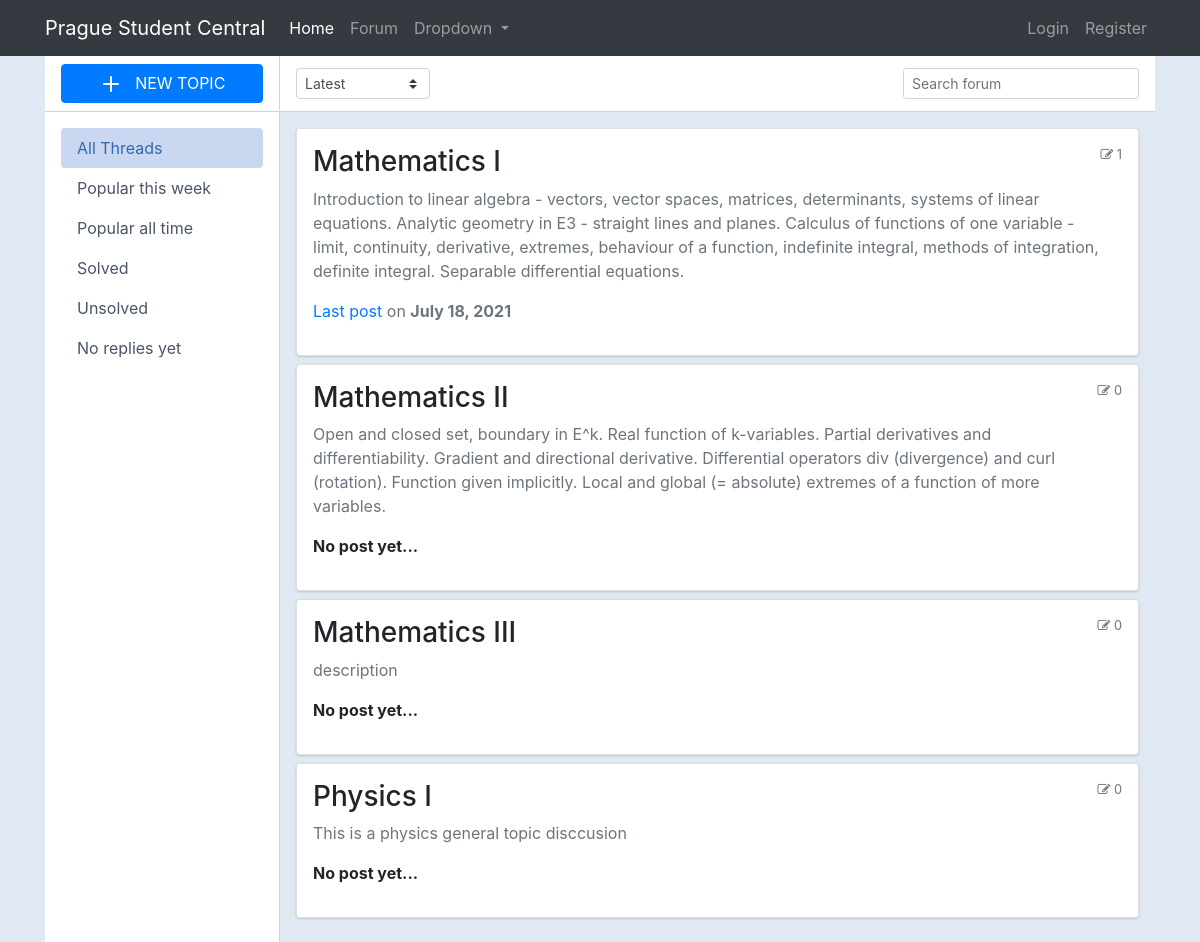
The page / on the database its author committed.
### main/models.py (models this page shows, shortened)
class Category(models.Model):
    title = models.CharField(max_length=50)
    slug = models.SlugField(max_length=400, unique=True, blank=True)
    description = models.TextField(default="description")
    deptartment = models.ForeignKey(CategoryDept, on_delete=models.CASCADE)
    class Meta:
        verbose_name_plural = "categories"
    def get_url(self):
        return reverse("forum:posts", kwargs={
            "slug":self.slug
        })
    @property
    def num_posts(self):
        return Post.objects.filter(categories=self).count()
    @property
    def last_post(self):
        return Post.objects.filter(categories=self).latest("date")

class Post(models.Model):
    title = models.CharField(max_length=400)
    slug = models.SlugField(max_length=400, unique=True, blank=True)
    user = models.ForeignKey(Author, on_delete=models.CASCADE)
    content = HTMLField()
    categories = models.ManyToManyField(Category)
    date = models.DateTimeField(auto_now_add=True)
    approved = models.BooleanField(default=False)
    hit_count_generic = GenericRelation(HitCount, object_id_field='object_pk',
        related_query_name='hit_count_generic_relation'
    )
    tags = TaggableManager()
    comments = models.ManyToManyField(Comment, blank=True)
    def get_url(self):
        return reverse("forum:detail", kwargs={
            "slug":self.slug
        })

### main/views.py (the view)
# urls.py: path("", department_subjects, name="home"),
def department_subjects(request):
    forums = Category.objects.all()
    context = {
        "forums":forums,
    }
    return render(request, "screens/department_subjects.html", context)

### main/context_processors.py (called while the page is built, shortened)
def search_function(request):
    search_context = {}
    topic = Category.objects.all()
    return search_context

def list_department_function(request):
    dept_context = {
        "departments": CategoryDept.objects.all()
    }
    return dept_context

### templates/screens/department_subjects.html (shortened to what this page needs)
{% extends 'root.html' %}
{% block content %}
    <div class="container">
        <div class="main-body p-0">
            <div class="inner-wrapper">
                <div class="inner-sidebar">
                    <div class="inner-sidebar-header justify-content-center">
                        <a href="{% url 'forum:create_subject' %}" class="btn btn-primary has-icon btn-block" type="button" data-toggle="modal" data-target="#threadModal">
                            <svg xmlns="http://www.w3.org/2000/svg" width="24" height="24" viewBox="0 0 24 24" fill="none" stroke="currentColor" stroke-width="2" stroke-linecap="round" stroke-linejoin="round" class="feather feather-plus mr-2">
                                <line x1="12" y1="5" x2="12" y2="19"></line>
                                <line x1="5" y1="12" x2="19" y2="12"></line>
                            </svg>
                            NEW TOPIC
                        </a>
                    </div>
                    <div class="inner-sidebar-body p-0">
                        <div class="p-3 h-100" data-simplebar="init">
                            <div class="simplebar-wrapper" style="margin: -16px;">
                                <div class="simplebar-mask">
                                    <div class="simplebar-offset" style="right: 0px; bottom: 0px;">
                                        <div class="simplebar-content-wrapper" style="height: 100%; overflow: hidden scroll;">
                                            <div class="simplebar-content" style="padding: 16px;">
                                                <nav class="nav nav-pills nav-gap-y-1 flex-column">
                                                    <a href="javascript:void(0)" class="nav-link nav-link-faded has-icon active">All Threads</a>
                                                    <a href="javascript:void(0)" class="nav-link nav-link-faded has-icon">Popular this week</a>
                                                    <a href="javascript:void(0)" class="nav-link nav-link-faded has-icon">Popular all time</a>
                                                    <a href="javascript:void(0)" class="nav-link nav-link-faded has-icon">Solved</a>
                                                    <a href="javascript:void(0)" class="nav-link nav-link-faded has-icon">Unsolved</a>
                                                    <a href="javascript:void(0)" class="nav-link nav-link-faded has-icon">No replies yet</a>
                                                </nav>
                                            </div>
                                        </div>
                                    </div>
                                </div>
                                <div class="simplebar-placeholder" style="width: 234px; height: 292px;"></div>
                            </div>
                            <div class="simplebar-track simplebar-vertical" style="visibility: visible;"><div class="simplebar-scrollbar" style="height: 151px; display: block; transform: translate3d(0px, 0px, 0px);"></div></div>
                        </div>
                    </div>
                </div>
                <div class="inner-main">
                    <div class="inner-main-header">
                        <select class="custom-select custom-select-sm w-auto mr-1">
                            <option selected="">Latest</option>
                        </select>
                        <span class="input-icon input-icon-sm ml-auto w-auto">
                            <input type="text" class="form-control form-control-sm bg-gray-200 border-gray-200 shadow-none mb-4 mt-4" placeholder="Search forum" />
                        </span>
                    </div>
                    <div class="inner-main-body p-2 p-sm-3 collapse forum-content show">
                        {% for forum in forums %}
                        <div class="card mb-2">
                            <div class="card-body p-2 p-sm-3">
                                <div class="media forum-item">
                                    <div class="media-body">
                                        <h3><a data-toggle="collapse" data-target=".forum-content" class="text-body" href="{{forum.get_url}}">{{forum.title}}</a></h3>
                                        <p class="text-secondary">{{forum.description}}</p>
                                        {% if forum.num_posts == 0 %}
                                            <p><strong>No post yet... </strong></p>
                                        {% else %}
                                            <p class="text-muted"><a href="{{forum.last_post.get_url}}">Last post</a> on <span class="text-secondary font-weight-bold">{{forum.last_post.date|date}}</span></p>
                                        {% endif %}
                                    </div>
                                    <div class="text-muted small text-center align-self-top">
                                        <span class="d-none d-sm-inline-block"><i class="fa fa-pencil-square-o"  aria-hidden="true"></i> {{forum.num_posts}}</span>
                                    </div>
                                </div>
                            </div>
                        </div>
                        {% endfor %}
                    </div>
                </div>
            </div>
        </div>
        </div>
{% endblock %}

### static/screens2.css (style rules this page uses)
body { margin-top:20px; color: #1a202c; text-align: left; background-color: #e2e8f0; }
.inner-wrapper { position: relative; height: calc(100vh - 3.5rem); transition: transform 0.3s; }
.inner-main, .inner-sidebar { position: absolute; top: 0; bottom: 0; display: flex; flex-direction: column; }
.inner-sidebar { left: 0; width: 235px; border-right: 1px solid #cbd5e0; background-color: #fff; z-index: 1; }
.inner-main { right: 0; left: 235px; }
.inner-main-footer, .inner-main-header, .inner-sidebar-footer, .inner-sidebar-header { height: 3.5rem; border-bottom: 1px solid #cbd5e0; display: flex; align-items: center; padding: 0 1rem; flex-shrink: 0; }
.inner-main-body, .inner-sidebar-body { padding: 1rem; overflow-y: auto; position: relative; flex: 1 1 auto; }
.inner-main-footer, .inner-main-header { background-color: #fff; }
.nav .show>.nav-link.nav-link-faded, .nav-link.nav-link-faded.active, .nav-link.nav-link-faded:active, .nav-pills .nav-link.nav-link-faded.active, .navbar-nav .show>.nav-link.nav-link-faded { color: #3367b5; background-color: #c9d8f0; }
.nav-pills .nav-link.active, .nav-pills .show>.nav-link { color: #fff; background-color: #467bcb; }
.nav-link.has-icon { display: flex; align-items: center; }
.nav-link.active { color: #467bcb; }
.nav-pills .nav-link { border-radius: .25rem; }
.nav-link { color: #4a5568; }
.card { box-shadow: 0 1px 3px 0 rgba(0,0,0,.1), 0 1px 2px 0 rgba(0,0,0,.06); }
.card { position: relative; display: flex; flex-direction: column; min-width: 0; word-wrap: break-word; background-color: #fff; background-clip: border-box; border: 0 solid rgba(0,0,0,.125); border-radius: .25rem; }
.card-body { flex: 1 1 auto; min-height: 1px; padding: 1rem; }
.text-muted, a.text-muted:hover, a.text-muted:focus { color: #acacac; }

### rows shown on the page
Category: title "Mathematics I", description "Introduction to linear algebra - vectors, vector spaces, matrices, determinants, systems of linear equations. Analytic geometry in E3 - straight lines and planes. Calculus of functions of one variable - limit, continuity, derivative, extremes, behaviour of a function, indefinite integral, methods of integration, definite integral. Separable differential equations.", last_post "July 18, 2021", num_posts "1"
Category: title "Mathematics II", description "Open and closed set, boundary in E^k. Real function of k-variables. Partial derivatives and differentiability. Gradient and directional derivative. Differential operators div (divergence) and curl (rotation). Function given implicitly. Local and global (= absolute) extremes of a function of more variables.", shows "No post yet...", num_posts "0"
Category: title "Mathematics III", description "description", shows "No post yet...", num_posts "0"
Category: title "Physics I", description "This is a physics general topic disccusion", shows "No post yet...", num_posts "0"
